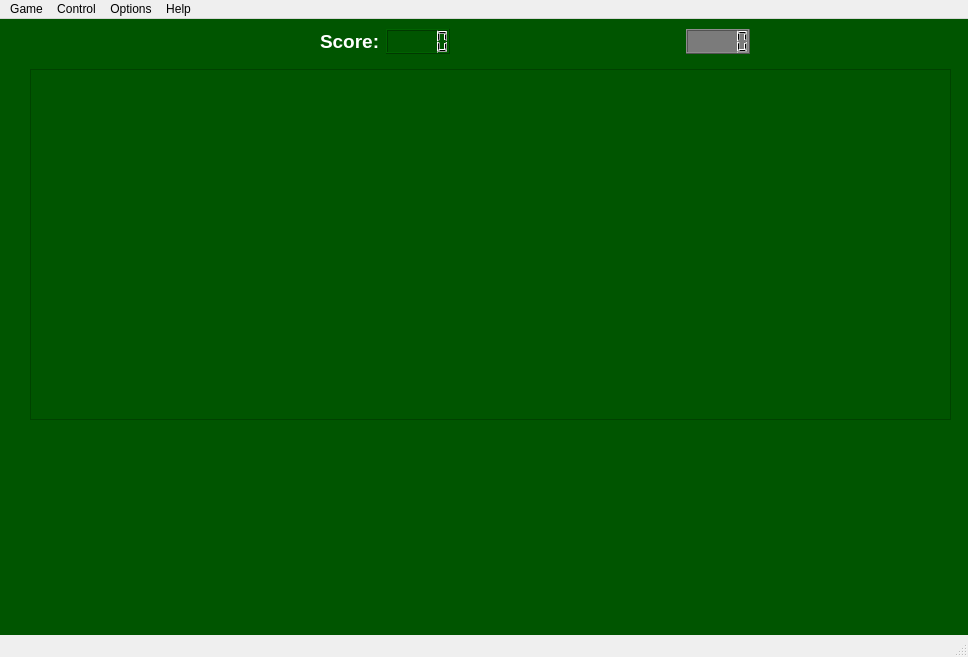
<?xml version="1.0" encoding="UTF-8"?>
<ui version="4.0">
 <class>MainWindow</class>
 <widget class="QMainWindow" name="MainWindow">
  <property name="geometry">
   <rect>
    <x>0</x>
    <y>0</y>
    <width>968</width>
    <height>657</height>
   </rect>
  </property>
  <property name="windowTitle">
   <string>MainWindow</string>
  </property>
  <property name="styleSheet">
   <string notr="true"/>
  </property>
  <widget class="QWidget" name="centralwidget">
   <property name="styleSheet">
    <string notr="true">background-color: rgb(0, 85, 0)</string>
   </property>
   <widget class="QFrame" name="frame">
    <property name="geometry">
     <rect>
      <x>30</x>
      <y>50</y>
      <width>921</width>
      <height>351</height>
     </rect>
    </property>
    <property name="frameShape">
     <enum>QFrame::StyledPanel</enum>
    </property>
    <property name="frameShadow">
     <enum>QFrame::Raised</enum>
    </property>
   </widget>
   <widget class="QWidget" name="layoutWidget">
    <property name="geometry">
     <rect>
      <x>320</x>
      <y>10</y>
      <width>430</width>
      <height>25</height>
     </rect>
    </property>
    <layout class="QHBoxLayout" name="horizontalLayout">
     <property name="spacing">
      <number>6</number>
     </property>
     <item>
      <widget class="QLabel" name="label">
       <property name="font">
        <font>
         <pointsize>14</pointsize>
         <weight>75</weight>
         <bold>true</bold>
        </font>
       </property>
       <property name="styleSheet">
        <string notr="true">color: #ffffff</string>
       </property>
       <property name="text">
        <string>Score:</string>
       </property>
      </widget>
     </item>
     <item>
      <widget class="QLCDNumber" name="lcdNumber_2"/>
     </item>
     <item>
      <spacer name="horizontalSpacer">
       <property name="orientation">
        <enum>Qt::Horizontal</enum>
       </property>
       <property name="sizeHint" stdset="0">
        <size>
         <width>40</width>
         <height>20</height>
        </size>
       </property>
      </spacer>
     </item>
     <item>
      <widget class="QLCDNumber" name="lcdNumber">
       <property name="styleSheet">
        <string notr="true">background-color: rgb(123, 123, 123)</string>
       </property>
      </widget>
     </item>
    </layout>
   </widget>
  </widget>
  <widget class="QMenuBar" name="menubar">
   <property name="geometry">
    <rect>
     <x>0</x>
     <y>0</y>
     <width>968</width>
     <height>21</height>
    </rect>
   </property>
   <widget class="QMenu" name="menuGame">
    <property name="title">
     <string>Game</string>
    </property>
    <addaction name="actionNew_Game"/>
    <addaction name="actionRestart_Game"/>
    <addaction name="separator"/>
    <addaction name="actionQuit"/>
   </widget>
   <widget class="QMenu" name="menuControl">
    <property name="title">
     <string>Control</string>
    </property>
    <addaction name="actionCancel_step"/>
   </widget>
   <widget class="QMenu" name="menuOptions">
    <property name="title">
     <string>Options</string>
    </property>
    <widget class="QMenu" name="menuTimer">
     <property name="title">
      <string>Timer</string>
     </property>
     <addaction name="actionOm"/>
     <addaction name="actionOff"/>
    </widget>
    <widget class="QMenu" name="menuWarnings">
     <property name="title">
      <string>Warnings</string>
     </property>
     <addaction name="actionOn"/>
     <addaction name="actionOff_2"/>
    </widget>
    <addaction name="menuTimer"/>
    <addaction name="actionSound_Effect"/>
    <addaction name="menuWarnings"/>
   </widget>
   <widget class="QMenu" name="menuHelp">
    <property name="title">
     <string>Help</string>
    </property>
    <addaction name="actionHint"/>
   </widget>
   <addaction name="menuGame"/>
   <addaction name="menuControl"/>
   <addaction name="menuOptions"/>
   <addaction name="menuHelp"/>
  </widget>
  <widget class="QStatusBar" name="statusbar"/>
  <action name="actionNew_Game">
   <property name="text">
    <string>N&amp;ew Game</string>
   </property>
  </action>
  <action name="actionRestart_Game">
   <property name="text">
    <string>R&amp;estart Game</string>
   </property>
  </action>
  <action name="actionQuit">
   <property name="text">
    <string>Q&amp;uit</string>
   </property>
  </action>
  <action name="actionCancel_step">
   <property name="text">
    <string>C&amp;ancel step</string>
   </property>
  </action>
  <action name="actionSound_Effect">
   <property name="text">
    <string>Sound Effects</string>
   </property>
  </action>
  <action name="actionHint">
   <property name="text">
    <string>H&amp;int</string>
   </property>
  </action>
  <action name="actionOm">
   <property name="text">
    <string>On</string>
   </property>
  </action>
  <action name="actionOff">
   <property name="text">
    <string>Off</string>
   </property>
  </action>
  <action name="actionOn">
   <property name="text">
    <string>On</string>
   </property>
  </action>
  <action name="actionOff_2">
   <property name="text">
    <string>Off</string>
   </property>
  </action>
 </widget>
 <resources/>
 <connections/>
</ui>
